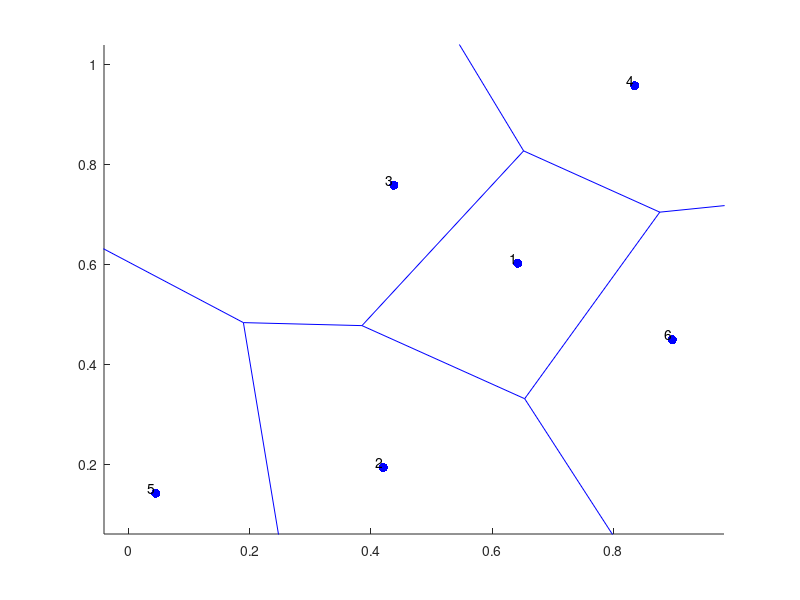

Reproduce this figure in MATLAB.
% This code generates a Voronoi-Poisson tessellation, meaning it generates
% a Poisson point process and then uses it to generate a corresponding 
% Voronoi tesselation. A Voronoi tesselation is also known as a Dirichlet
% tesselation or Voronoi diagram.
% 
% A (homogeneous) Poisson point process (PPP) is created on a rectangle.
% Then the Voronoi tesselation is found using the MATLAB function 
% voronoin[1], which is based on the Qhull project[2] .
%
% All points and Voronoi cells of the PPP are numbered arbitrarily.
%
% Author: H.Paul Keeler, 2019
%
% [1] http://www.mathworks.com.au/help/matlab/ref/voronoin.html
% [2] http://www.qhull.org/

clearvars; close all; clc;

%Simulation window parameters
xMin=0;
xMax=1;
yMin=0;
yMax=1;
%rectangle dimensions
xDelta=xMax-xMin; %width 
yDelta=yMax-yMin; %height
areaTotal=xDelta*yDelta; %area of simulation window

%Point process parameters
lambda=10; %intensity (ie mean density) of the Poisson process

%Simulate Poisson point process
numbPoints=poissrnd(areaTotal*lambda);%Poisson number of points
xx=xDelta*(rand(numbPoints,1))+xMin;%x coordinates of Poisson points
yy=xDelta*(rand(numbPoints,1))+yMin;%y coordinates of Poisson points

xxyy=[xx(:) yy(:)]; %combine x and y coordinates
%Perform Voronoi tesseslation using built-in function
[vertexAll,cellAll]=voronoin(xxyy); %retrieve vertex information
%above command not necessary for plotting

%%%START -- Plotting section -- START%%%
figure; hold on;
%create voronoi diagram on the point pattern
voronoi(xx,yy);
%plot underlying point pattern (ie a realization of a Poisson point process)
plot(xx,yy,'b.','MarkerSize',20);
%number/label the points/cells
labels=cellstr(num2str((1:numbPoints)'));%labels correspond to their order
text(xx, yy, labels, 'VerticalAlignment','bottom', ...
    'HorizontalAlignment','right');
%%%END -- Plotting section -- END%%%
